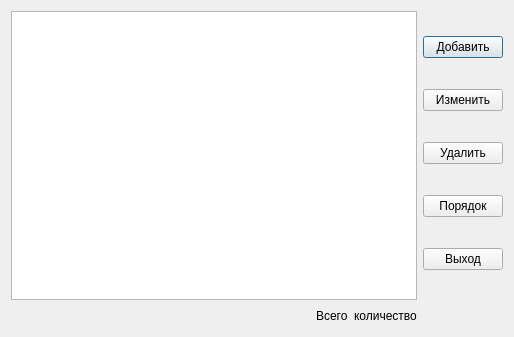
<?xml version="1.0" encoding="UTF-8"?>
<ui version="4.0">
 <class>addGroup</class>
 <widget class="QDialog" name="addGroup">
  <property name="geometry">
   <rect>
    <x>0</x>
    <y>0</y>
    <width>514</width>
    <height>337</height>
   </rect>
  </property>
  <property name="windowTitle">
   <string>addGroup</string>
  </property>
  <layout class="QGridLayout" name="gridLayout">
   <item row="0" column="1">
    <layout class="QVBoxLayout" name="verticalLayout">
     <item>
      <widget class="QPushButton" name="addingGroupAdd">
       <property name="text">
        <string>Добавить</string>
       </property>
      </widget>
     </item>
     <item>
      <widget class="QPushButton" name="addGroupChange">
       <property name="text">
        <string>Изменить</string>
       </property>
      </widget>
     </item>
     <item>
      <widget class="QPushButton" name="addGroupDel">
       <property name="text">
        <string>Удалить</string>
       </property>
      </widget>
     </item>
     <item>
      <widget class="QPushButton" name="addGroupSort">
       <property name="text">
        <string>Порядок</string>
       </property>
      </widget>
     </item>
     <item>
      <widget class="QPushButton" name="addGroupExit">
       <property name="text">
        <string>Выход</string>
       </property>
      </widget>
     </item>
    </layout>
   </item>
   <item row="1" column="0">
    <layout class="QHBoxLayout" name="horizontalLayout">
     <item>
      <spacer name="horizontalSpacer">
       <property name="orientation">
        <enum>Qt::Horizontal</enum>
       </property>
       <property name="sizeHint" stdset="0">
        <size>
         <width>40</width>
         <height>20</height>
        </size>
       </property>
      </spacer>
     </item>
     <item>
      <widget class="QLabel" name="label">
       <property name="text">
        <string>Всего</string>
       </property>
      </widget>
     </item>
     <item>
      <widget class="QLabel" name="addGroupCount">
       <property name="text">
        <string>количество</string>
       </property>
      </widget>
     </item>
    </layout>
   </item>
   <item row="0" column="0">
    <widget class="QListWidget" name="listGroups"/>
   </item>
  </layout>
 </widget>
 <layoutdefault spacing="6" margin="11"/>
 <resources/>
 <connections/>
</ui>
